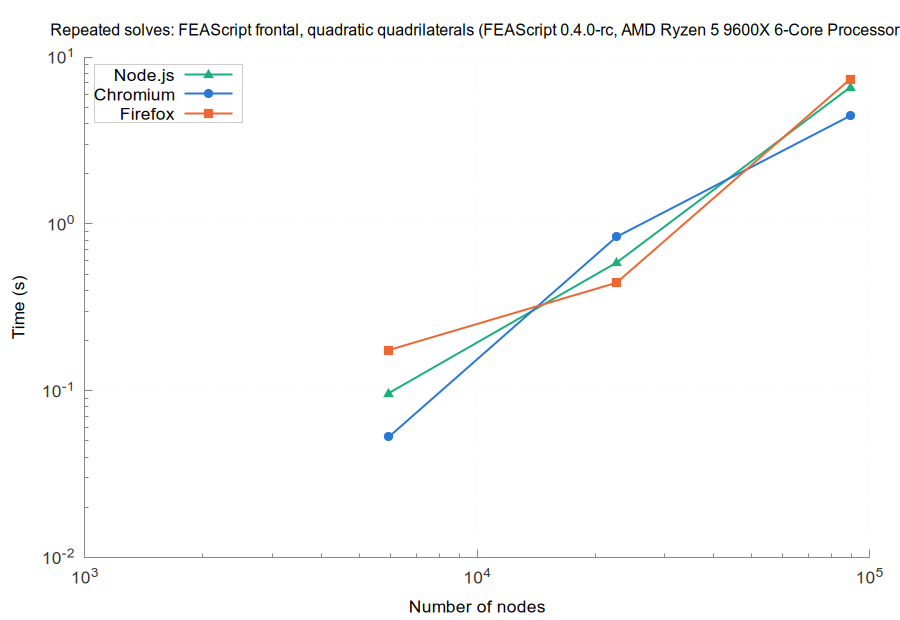

This chart was generated by the following gnuplot code:
set terminal pngcairo size 900,620 font 'Arial,13'
set border 3 lc rgb '#888888'; set tics nomirror tc rgb '#333333'
set grid lc rgb '#e6e6e6' lw 1; set key top left box lc rgb '#cccccc' opaque
set logscale xy; set format y '10^{%L}'; set format x '10^{%L}'
set output 'browsers_FEAScript_frontal_quadratic_quadrilaterals_repeated.png'
set title 'Repeated solves: FEAScript frontal, quadratic quadrilaterals (FEAScript 0.4.0-rc, AMD Ryzen 5 9600X 6-Core Processor)' font 'Arial,12'
set xlabel 'Number of nodes'
set ylabel 'Time (s)'
plot 'browsers_FEAScript_frontal_quadratic_quadrilaterals_repeated_node.dat' u 1:2 w lp lw 2 pt 9 ps 1.2 lc rgb '#1baf7a' t 'Node.js', \
     'browsers_FEAScript_frontal_quadratic_quadrilaterals_repeated_chromium.dat' u 1:2 w lp lw 2 pt 7 ps 1.2 lc rgb '#2a78d6' t 'Chromium', \
     'browsers_FEAScript_frontal_quadratic_quadrilaterals_repeated_firefox.dat' u 1:2 w lp lw 2 pt 5 ps 1.2 lc rgb '#eb6834' t 'Firefox'
